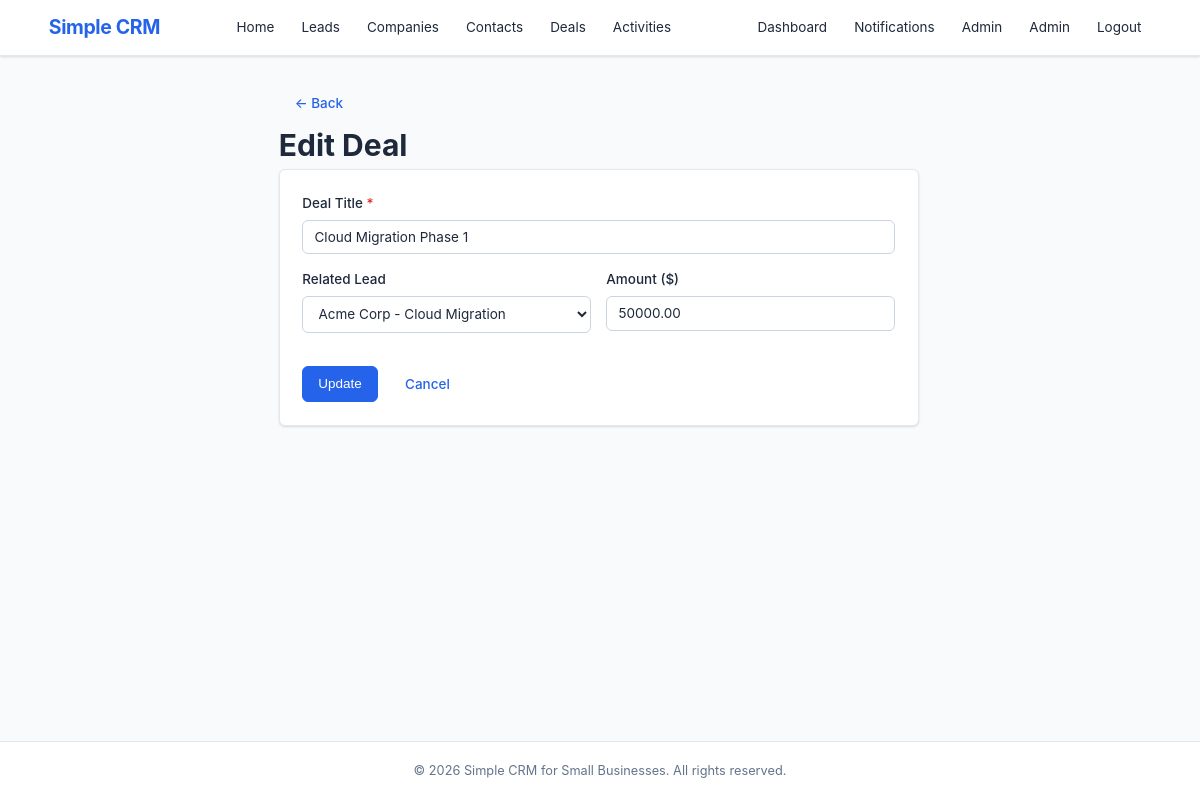
The app's page /public/deal_form.php?id=1 (signed in) with its own data.
### tables this page shows
CREATE TABLE IF NOT EXISTS `deals` (
    `id`         INT AUTO_INCREMENT PRIMARY KEY,
    `lead_id`    INT            DEFAULT NULL,
    `title`      VARCHAR(200)   NOT NULL DEFAULT '',
    `amount`     DECIMAL(12,2)  NOT NULL DEFAULT 0.00,
    `stage`      ENUM('prospecting','proposal','negotiation','won','lost') NOT NULL DEFAULT 'prospecting',
    `created_by` INT            DEFAULT NULL,
    `created_at` DATETIME       NOT NULL DEFAULT CURRENT_TIMESTAMP,
    `updated_at` DATETIME       NOT NULL DEFAULT CURRENT_TIMESTAMP ON UPDATE CURRENT_TIMESTAMP,
    FOREIGN KEY (`lead_id`)    REFERENCES `leads`(`id`) ON DELETE CASCADE,
    FOREIGN KEY (`created_by`) REFERENCES `users`(`id`) ON DELETE SET NULL
);

CREATE TABLE IF NOT EXISTS `leads` (
    `id`          INT AUTO_INCREMENT PRIMARY KEY,
    `title`       VARCHAR(200) NOT NULL,
    `description` TEXT         DEFAULT NULL,
    `status`      ENUM('new','contacted','qualified','won','lost') NOT NULL DEFAULT 'new',
    `company_id`  INT          DEFAULT NULL,
    `contact_id`  INT          DEFAULT NULL,
    `assigned_to` INT          DEFAULT NULL,
    `category_id` INT          DEFAULT NULL,
    `created_by`  INT          DEFAULT NULL,
    `created_at`  DATETIME     NOT NULL DEFAULT CURRENT_TIMESTAMP,
    `updated_at`  DATETIME     NOT NULL DEFAULT CURRENT_TIMESTAMP ON UPDATE CURRENT_TIMESTAMP,
    FOREIGN KEY (`company_id`)  REFERENCES `companies`(`id`)  ON DELETE SET NULL,
    FOREIGN KEY (`contact_id`)  REFERENCES `contacts`(`id`)   ON DELETE SET NULL,
    FOREIGN KEY (`assigned_to`) REFERENCES `users`(`id`)      ON DELETE SET NULL,
    FOREIGN KEY (`category_id`) REFERENCES `categories`(`id`) ON DELETE SET NULL,
    FOREIGN KEY (`created_by`)  REFERENCES `users`(`id`)      ON DELETE SET NULL
);

### models/Deal.php (called while the page is built, shortened)
<?php
function getDealById(int $id): ?array
{
    $db = getDB();
    $stmt = $db->prepare(
        'SELECT d.*,
                l.title AS lead_title,
                CONCAT(u.first_name, " ", u.last_name) AS creator_name
         FROM deals d
         LEFT JOIN leads l ON d.lead_id = l.id
         LEFT JOIN users u ON d.created_by = u.id
         WHERE d.id = :id'
    );
    $stmt->execute([':id' => $id]);
    return $stmt->fetch() ?: null;
}
function getAllLeadsForDropdown(): array
{
    $db = getDB();
    return $db->query('SELECT id, title FROM leads ORDER BY title ASC')->fetchAll();
}

### includes/helpers.php (called while the page is built, shortened)
<?php
function e(mixed $value): string
{
    return htmlspecialchars((string) $value, ENT_QUOTES, 'UTF-8');
}

### public/deal_form.php (the view, shortened to what this page needs)
<?php
require_once __DIR__ . '/../includes/helpers.php';
require_once __DIR__ . '/../models/Deal.php';
$id     = (int) ($_GET['id'] ?? 0);
$isEdit = $id > 0;
$deal   = null;
if ($isEdit) {
    $deal = getDealById($id);
} else {
    if (!canCreateDeal()) { setFlash('danger', 'Access denied.'); redirect('deals.php'); }
}
$title  = $deal['title'] ?? '';
$leadId = $deal['lead_id'] ?? ($_GET['lead_id'] ?? '');
$amount = $deal['amount'] ?? '';
$leads  = getAllLeadsForDropdown();
require_once __DIR__ . '/../includes/header.php';
?>
<div class="container container-sm">
    <a href="deals.php" class="btn btn-ghost">&larr; Back</a>
    <h1><?= $isEdit ? 'Edit Deal' : 'New Deal' ?></h1>
    <form method="POST" class="form-card">
        <div class="form-group">
            <label for="title">Deal Title <span class="required">*</span></label>
            <input type="text" id="title" name="title" value="<?= e($title) ?>" required>
        </div>
        <div class="form-row">
            <div class="form-group">
                <label for="lead_id">Related Lead</label>
                <select id="lead_id" name="lead_id">
                    <?php foreach ($leads as $l): ?>
                        <option value="<?= $l['id'] ?>" <?= $leadId == $l['id'] ? 'selected' : '' ?>><?= e($l['title']) ?></option>
                    <?php endforeach; ?>
                </select>
            </div>
            <div class="form-group">
                <label for="amount">Amount ($)</label>
                <input type="number" id="amount" name="amount" value="<?= e($amount) ?>" min="0" step="0.01">
            </div>
        </div>
        <div class="form-actions">
            <button type="submit" class="btn btn-primary"><?= $isEdit ? 'Update' : 'Create' ?></button>
            <a href="deals.php" class="btn btn-ghost">Cancel</a>
        </div>
    </form>
</div>
<?php require_once __DIR__ . '/../includes/footer.php'; ?>

### public/css/style.css (style rules this page uses)
*, *::before, *::after { box-sizing: border-box; margin: 0; padding: 0; }
:root { --color-primary: #2563eb; --color-primary-dark: #1d4ed8; --color-success: #16a34a; --color-warning: #d97706; --color-danger: #dc2626; --color-info: #0891b2; --color-bg: #f8fafc; --color-white: #ffffff; --color-text: #1e293b; --color-text-light: #64748b; --color-border: #e2e8f0; --color-border-dark: #cbd5e1; --radius: 6px; --shadow: 0 1px 3px rgba(0,0,0,0.08), 0 1px 2px rgba(0,0,0,0.06); --shadow-md: 0 4px 6px rgba(0,0,0,0.07), 0 2px 4px rgba(0,0,0,0.06); --font-sans: -apple-system, BlinkMacSystemFont, 'Segoe UI', Roboto, Oxygen, Ubuntu, sans-serif; --font-mono: 'SF Mono', SFMono-Regular, Consolas, 'Liberation Mono', Menlo, monospace; }
html { font-size: 15px; line-height: 1.6; }
body { font-family: var(--font-sans); color: var(--color-text); background: var(--color-bg); min-height: 100vh; display: flex; flex-direction: column; }
a { color: var(--color-primary); text-decoration: none; }
.container { max-width: 1140px; margin: 0 auto; padding: 0 1.25rem; }
.btn { display: inline-block; padding: 0.5rem 1rem; font-size: 0.9rem; font-weight: 500; border-radius: var(--radius); border: 1px solid var(--color-border-dark); background: var(--color-white); color: var(--color-text); cursor: pointer; transition: all 0.15s; text-align: center; line-height: 1.4; }
.btn-primary { background: var(--color-primary); color: var(--color-white); border-color: var(--color-primary); }
.form-card { background: var(--color-white); border: 1px solid var(--color-border); border-radius: var(--radius); padding: 1.5rem; box-shadow: var(--shadow); max-width: 640px; }
.form-group { margin-bottom: 1rem; }
.form-group label { display: block; margin-bottom: 0.35rem; font-weight: 500; font-size: 0.9rem; color: var(--color-text); }
.form-group input, .form-group select, .form-group textarea { width: 100%; padding: 0.55rem 0.75rem; font-size: 0.9rem; border: 1px solid var(--color-border-dark); border-radius: var(--radius); background: var(--color-white); color: var(--color-text); transition: border-color 0.15s, box-shadow 0.15s; font-family: var(--font-sans); }
.form-actions { display: flex; gap: 0.75rem; margin-top: 1.25rem; }
.btn-ghost { background: transparent; border-color: transparent; color: var(--color-primary); }
.container-sm { max-width: 680px; }
.form-row { display: grid; grid-template-columns: 1fr 1fr; gap: 1rem; }
.required { color: var(--color-danger); }

### records on screen
deals: title "Cloud Migration Phase 1", lead_id "Acme Corp - Cloud Migration", amount "50000.00"

### other values on screen
$user['first_name'] "Admin"
